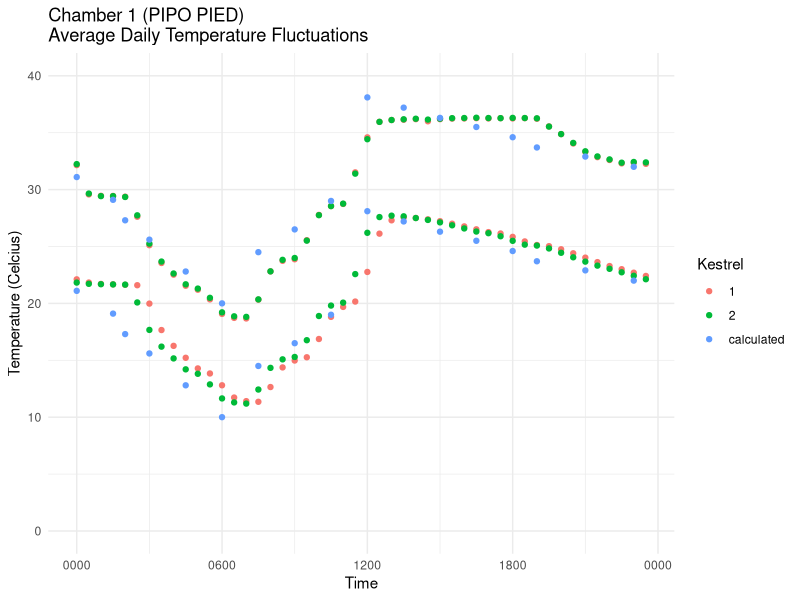
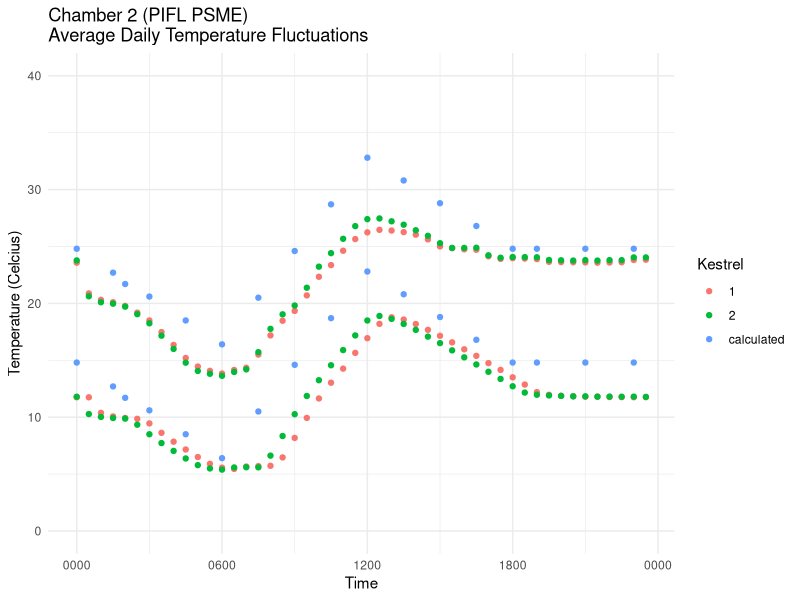
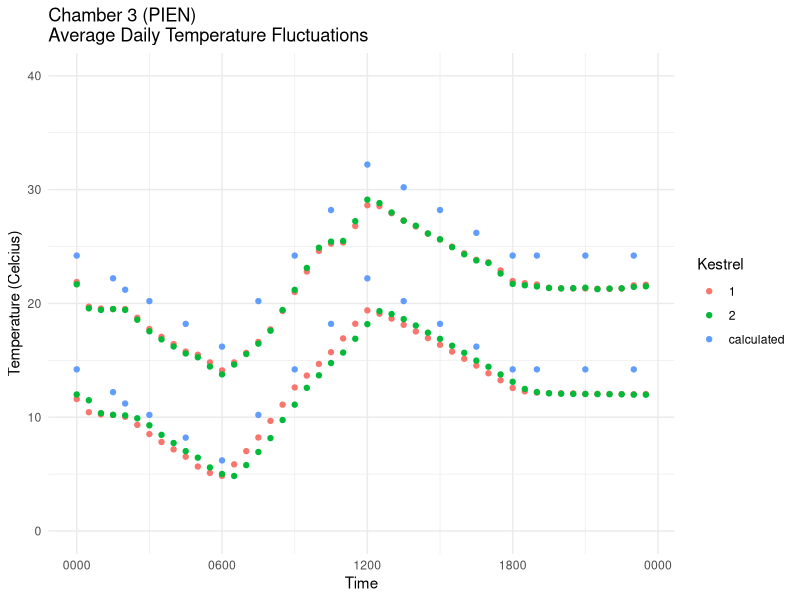
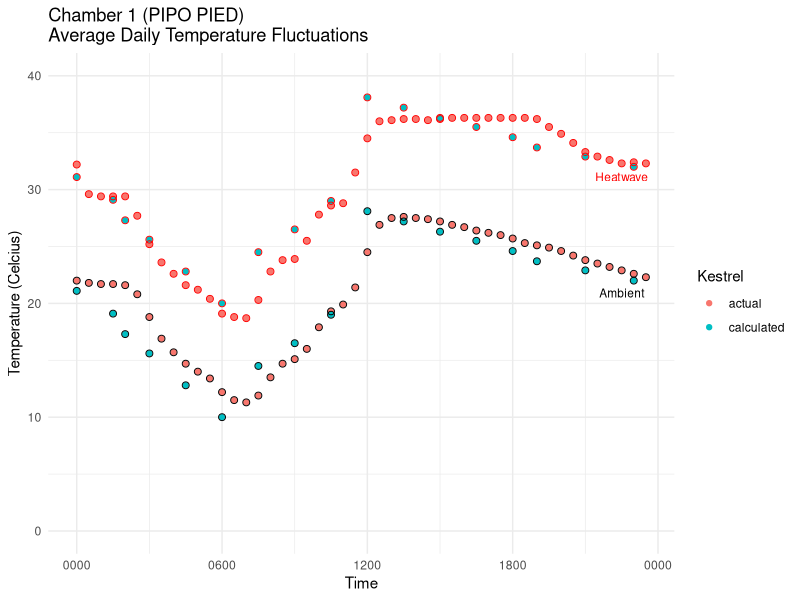
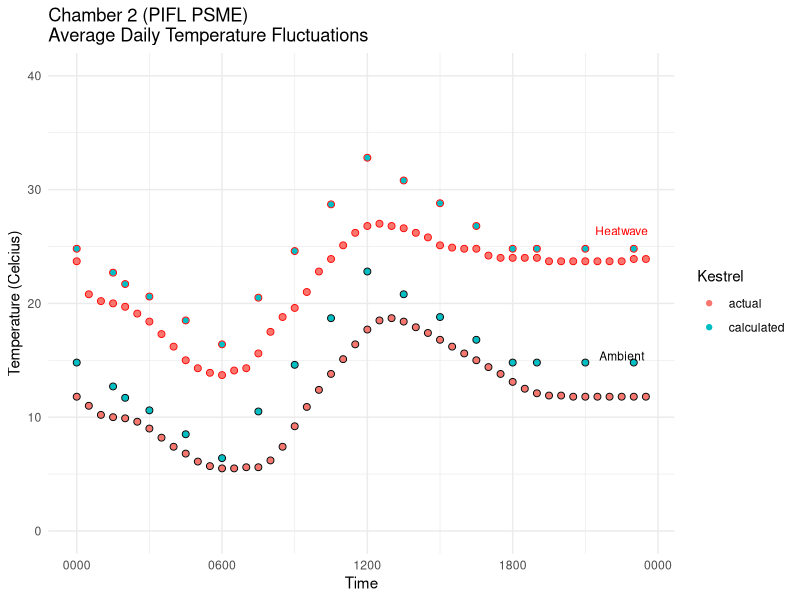
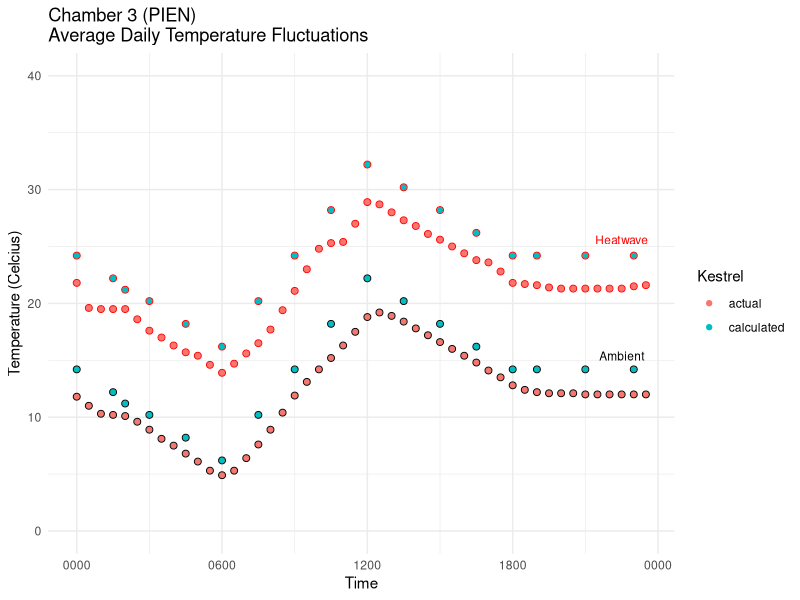
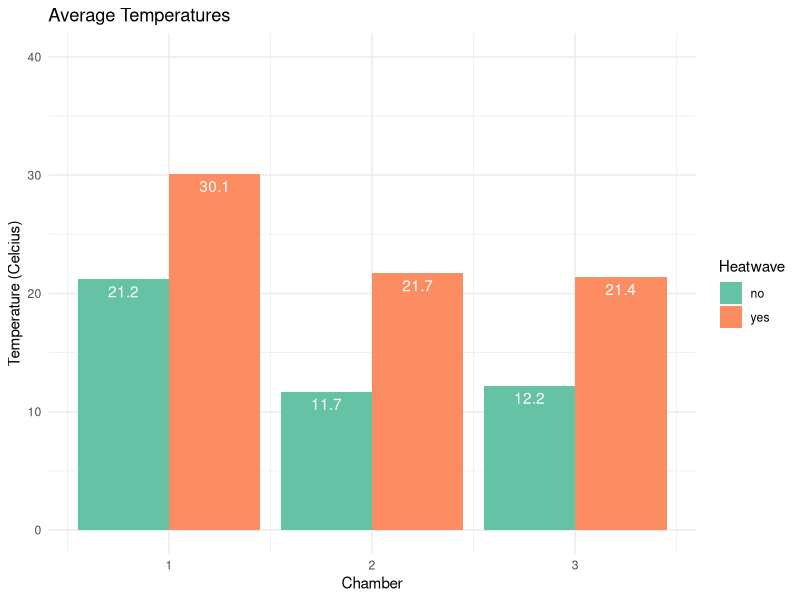

Reproduce these figures in R, in order.
#Data analysis/viz script - Phase 1 kestrel
#Alexandra Lalor
#allielalor@email.arizona.edu
#allielalor@gmail.com
#First created: 2022-02-01
#Last updated: 2022-06-18

#load tidyverse
library(tidyverse)
library(ggplot2)

################################################################################
#Phase1_AvgTemp
#Temperatures combined (daily temps), keeping Kestrel number intact for verification
################################################################################

#first, check that both kestrels were more or less equal

#read in clean csvs
Phase1_AvgTemp <- read_csv("data_QAQC/Phase1_AvgTemp.csv")

#add fake date to make graph
Phase1_AvgTemp <- Phase1_AvgTemp %>% 
  mutate(Date = as.Date("2021-10-15"))
Phase1_AvgTemp$DateTime <- paste(Phase1_AvgTemp$Date, " ", Phase1_AvgTemp$Time)
Phase1_AvgTemp$DateTime <- strptime(Phase1_AvgTemp$DateTime, format="%Y-%m-%d %H%M")

Phase1_AvgTemp$Phase <- as.factor(Phase1_AvgTemp$Phase)
Phase1_AvgTemp$Chamber <- as.factor(Phase1_AvgTemp$Chamber)

glimpse(Phase1_AvgTemp)


#Graphs!

#Chamber 1 graph
Phase1_AvgTemp %>% 
  group_by(Phase, Chamber, Kestrel, Heatwave) %>% 
  filter(Chamber == 1) %>% 
  ggplot(aes(x = as.POSIXct(DateTime),
             y = Temperature_avg,
             color = Kestrel)) +
  geom_point() +
  ylim(0, 40) +
  scale_x_datetime(date_labels = "%H%M") +
  xlab("Time") +
  ylab("Temperature (Celcius)") +
  labs(title = "Chamber 1 (PIPO PIED)\nAverage Daily Temperature Fluctuations",
       color = "Kestrel",
       fill = "Heatwave") +
  theme_minimal()

#Chamber 2 graph
Phase1_AvgTemp %>% 
  group_by(Phase, Chamber, Kestrel, Heatwave) %>% 
  filter(Chamber == 2) %>% 
  ggplot(aes(x = as.POSIXct(DateTime),
             y = Temperature_avg,
             color = Kestrel)) +
  geom_point() +
  ylim(0, 40) +
  scale_x_datetime(date_labels = "%H%M") +
  xlab("Time") +
  ylab("Temperature (Celcius)") +
  labs(title = "Chamber 2 (PIFL PSME)\nAverage Daily Temperature Fluctuations",
       color = "Kestrel",
       fill = "Heatwave") +
  theme_minimal()

#Chamber 3 graph
Phase1_AvgTemp %>% 
  group_by(Phase, Chamber, Kestrel, Heatwave) %>% 
  filter(Chamber == 3) %>% 
  ggplot(aes(x = as.POSIXct(DateTime),
             y = Temperature_avg,
             color = Kestrel)) +
  geom_point() +
  ylim(0, 40) +
  scale_x_datetime(date_labels = "%H%M") +
  xlab("Time") +
  ylab("Temperature (Celcius)") +
  labs(title = "Chamber 3 (PIEN)\nAverage Daily Temperature Fluctuations",
       color = "Kestrel",
       fill = "Heatwave") +
  theme_minimal()

################################################################################
#Phase1_AvgTemp_Sum
#Take average of both kestrels for summarized data (daily temps)
################################################################################

#now check summarized data, with the average of both kestrels

#read csv
Phase1_AvgTemp_Sum <- read_csv("data_QAQC/Phase1_AvgTemp_Sum.csv")

#add fake date to make graph
Phase1_AvgTemp_Sum <- Phase1_AvgTemp_Sum %>% 
  mutate(Date = as.Date("2021-10-15"))
Phase1_AvgTemp_Sum$DateTime <- paste(Phase1_AvgTemp_Sum$Date, " ", Phase1_AvgTemp_Sum$Time)
Phase1_AvgTemp_Sum$DateTime <- strptime(Phase1_AvgTemp_Sum$DateTime, format="%Y-%m-%d %H%M")

Phase1_AvgTemp_Sum$Phase <- as.factor(Phase1_AvgTemp_Sum$Phase)
Phase1_AvgTemp_Sum$Chamber <- as.factor(Phase1_AvgTemp_Sum$Chamber)

glimpse(Phase1_AvgTemp_Sum)


#Graphs!

#chamber 1 graph
Phase1_AvgTemp_Sum %>%
  group_by(Phase, Chamber, Kestrel, Heatwave) %>%
  filter(Chamber == 1) %>%
  ggplot(aes(x = as.POSIXct(DateTime),
             y = Temperature_avg,
             color = Kestrel)) +
  geom_point() +
  geom_point(data = Phase1_AvgTemp_Sum %>% filter(Chamber == 1, Heatwave == "no"),
             size = 2,
             color = "black",
             shape = 21) +
  geom_point(data = Phase1_AvgTemp_Sum %>% filter(Chamber == 1, Heatwave == "yes"),
             size = 2,
             color = "red",
             shape = 21) +
  ylim(0, 40) +
  scale_x_datetime(date_labels = "%H%M") +
  xlab("Time") +
  ylab("Temperature (Celcius)") +
  labs(title = "Chamber 1 (PIPO PIED)\nAverage Daily Temperature Fluctuations",
       color = "Kestrel") +
  geom_text(data = Phase1_AvgTemp_Sum[94, ], 
            label = "Heatwave", color = "red", size = 3, vjust = 2) +
  geom_text(data = Phase1_AvgTemp_Sum[46, ], 
            label = "Ambient", color = "black", size = 3, vjust = 3) +
  theme_minimal()


#chamber 2 graph
Phase1_AvgTemp_Sum %>%
  group_by(Phase, Chamber, Kestrel, Heatwave) %>%
  filter(Chamber == 2) %>%
  ggplot(aes(x = as.POSIXct(DateTime),
             y = Temperature_avg,
             color = Kestrel)) +
  geom_point() +
  geom_point(data = Phase1_AvgTemp_Sum %>% filter(Chamber == 2, Heatwave == "no"),
             size = 2,
             color = "black",
             shape = 21) +
  geom_point(data = Phase1_AvgTemp_Sum %>% filter(Chamber == 2, Heatwave == "yes"),
             size = 2,
             color = "red",
             shape = 21) +
  ylim(0, 40) +
  scale_x_datetime(date_labels = "%H%M") +
  xlab("Time") +
  ylab("Temperature (Celcius)") +
  labs(title = "Chamber 2 (PIFL PSME)\nAverage Daily Temperature Fluctuations",
       color = "Kestrel") +
  geom_text(data = Phase1_AvgTemp_Sum[94, ], 
            label = "Heatwave", color = "red", size = 3, vjust = 8) +
  geom_text(data = Phase1_AvgTemp_Sum[46, ], 
            label = "Ambient", color = "black", size = 3, vjust = 10) +
  theme_minimal()


#chamber 3 graph
Phase1_AvgTemp_Sum %>%
  group_by(Phase, Chamber, Kestrel, Heatwave) %>%
  filter(Chamber == 3) %>%
  ggplot(aes(x = as.POSIXct(DateTime),
             y = Temperature_avg,
             color = Kestrel)) +
  geom_point() +
  geom_point(data = Phase1_AvgTemp_Sum %>% filter(Chamber == 3, Heatwave == "no"),
             size = 2,
             color = "black",
             shape = 21) +
  geom_point(data = Phase1_AvgTemp_Sum %>% filter(Chamber == 3, Heatwave == "yes"),
             size = 2,
             color = "red",
             shape = 21) +
  ylim(0, 40) +
  scale_x_datetime(date_labels = "%H%M") +
  xlab("Time") +
  ylab("Temperature (Celcius)") +
  labs(title = "Chamber 3 (PIEN)\nAverage Daily Temperature Fluctuations",
       color = "Kestrel") +
  geom_text(data = Phase1_AvgTemp_Sum[94, ], 
            label = "Heatwave", color = "red", size = 3, vjust = 9) +
  geom_text(data = Phase1_AvgTemp_Sum[46, ], 
            label = "Ambient", color = "black", size = 3, vjust = 10) +
  theme_minimal()


################################################################################
#Phase1_AvgTemp_Sum_Total
#Take average for overall temp summary (not daily)
################################################################################

#read csv
Phase1_AvgTemp_Sum_Total <- read_csv("data_QAQC/Phase1_AvgTemp_Sum_Total.csv")

#filter for actual temps
Phase1_AvgTemp_Sum_Total <- Phase1_AvgTemp_Sum_Total %>% 
  filter(Kestrel == "actual")

#Graph!
Phase1_AvgTemp_Sum_Total %>% 
  group_by(Heatwave) %>%
  ggplot(aes(x = Chamber,
             y = Temperature_avg,
             fill = Heatwave)) +
  geom_col(position= "dodge") +
  ylim(0, 40) +
  ylab("Temperature (Celcius)") +
  labs(title = "Average Temperatures") +
  geom_text(label = Phase1_AvgTemp_Sum_Total$Temperature_avg,
            vjust = 1.5, position = position_dodge(0.9), color = "white") +
  scale_fill_brewer(palette = "Set2") +
  theme_minimal()

